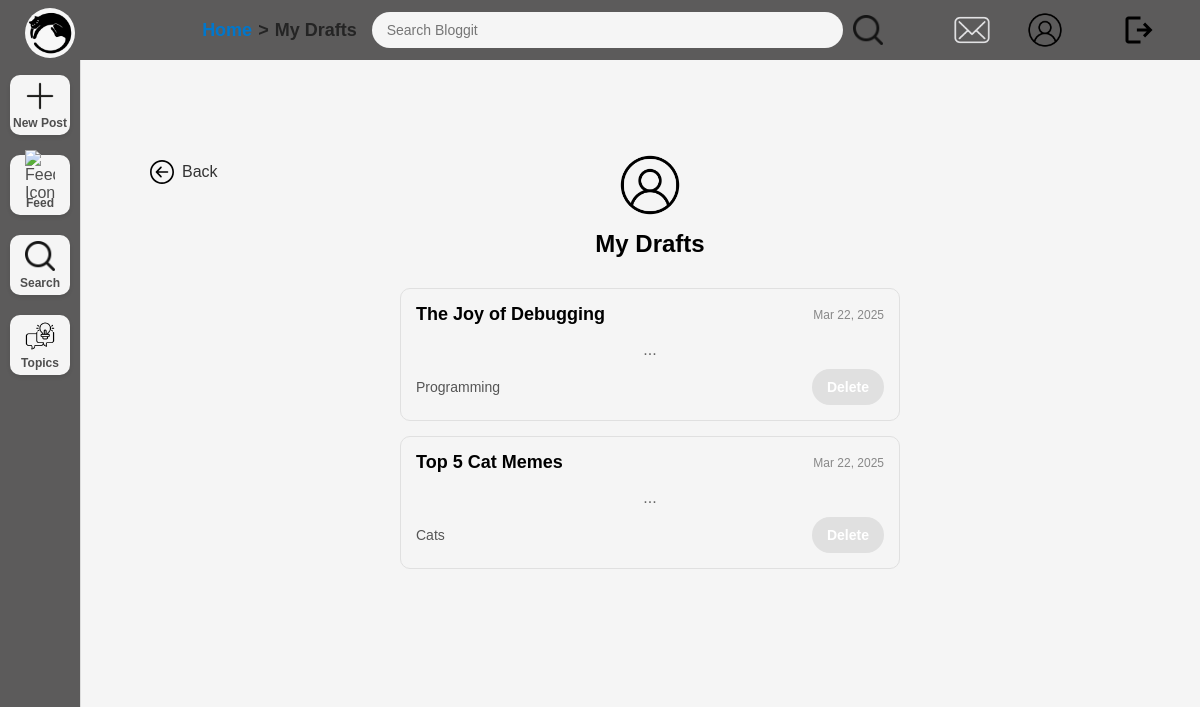
Screenshot of /pages/draft.php (signed in) with the database file from the repository.
### tables this page shows
CREATE TABLE `Users` (
    `user_id` INT NOT NULL AUTO_INCREMENT,
    `username` VARCHAR(50) NOT NULL,
    `first_name` VARCHAR(50) NOT NULL,
    `last_name` VARCHAR(50) NOT NULL,
    `email` VARCHAR(100) NOT NULL,
    `password` VARCHAR(255) NOT NULL,
    `pfp` VARCHAR(255) DEFAULT 'default-profile.png',
    `bio` TEXT,
    `role` ENUM('user', 'admin') DEFAULT 'user',
    `created_at` TIMESTAMP DEFAULT CURRENT_TIMESTAMP,
    PRIMARY KEY (`user_id`),
    UNIQUE KEY `username` (`username`),
    UNIQUE KEY `email` (`email`)
);

CREATE TABLE `Drafts` (
    `draft_id` INT NOT NULL AUTO_INCREMENT,
    `user_id` INT NOT NULL,
    `username` VARCHAR(255) NOT NULL,
    `title` VARCHAR(255) NOT NULL,
    `content` TEXT,
    `saved_content` TEXT,
    `image_path` VARCHAR(255),
    `topic_id` INT,
    `created_at` TIMESTAMP DEFAULT CURRENT_TIMESTAMP,
    `updated_at` TIMESTAMP DEFAULT CURRENT_TIMESTAMP ON UPDATE CURRENT_TIMESTAMP,
    PRIMARY KEY (`draft_id`),
    FOREIGN KEY (`user_id`) REFERENCES `users`(`user_id`) ON DELETE CASCADE,
    FOREIGN KEY (`topic_id`) REFERENCES `topics`(`topic_id`) ON DELETE SET NULL
);

CREATE TABLE `Topics` (
    `topic_id` INT NOT NULL AUTO_INCREMENT,
    `topic_name` VARCHAR(100) NOT NULL,
    `description` TEXT,
    `members` INT DEFAULT 0,
    `created_at` TIMESTAMP DEFAULT CURRENT_TIMESTAMP,
    `topic_img` VARCHAR(255) NOT NULL,
        PRIMARY KEY (`topic_id`),
        UNIQUE KEY `topic_name` (`topic_name`)
);

### pages/draft.php (the view, shortened to what this page needs)
<?php
require_once '../sql/db_connect.php';
$userId = $_SESSION['user_id'];
$stmt = $pdo->prepare("SELECT d.*, t.topic_name FROM Drafts d
                       LEFT JOIN Topics t ON d.topic_id = t.topic_id
                       WHERE d.user_id = ?
                       ORDER BY d.updated_at DESC");
$stmt->execute([$userId]);
$drafts = $stmt->fetchAll(PDO::FETCH_ASSOC);
include('header.php');
?>
<!DOCTYPE html>
<html lang="en">
<head>
    <link rel="stylesheet" href="../styles/main.css" />
    <link rel="stylesheet" href="../styles/newPost.css" />
    <link rel="stylesheet" href="../styles/drafts.css" />
</head>
<body>
    <div id="app">
        <main id="content">
            <div id="create-container">
                <div class="page-header">
                    <a href="new-post.php" class="back-button">
                        <img src="../assets/back-button.svg" alt="Back" />
                        <p>Back</p>
                    </a>
                    <img src="../assets/profile-icon.png" alt="Profile Image" class="profile-pic" />
                    <h2>My Drafts</h2>
                </div>
                <div class="drafts-container">
                    <?php if (empty($drafts)): ?>
                        <p class="no-drafts">Currently no drafts</p>
                    <?php else: ?>
                        <?php foreach ($drafts as $draft): ?>
                            <div class="draft-card" data-draft-id="<?= htmlspecialchars($draft['draft_id']) ?>"
                                 data-title="<?= htmlspecialchars($draft['title']) ?>"
                                 data-content="<?= htmlspecialchars($draft['content']) ?>"
                                 data-topic="<?= htmlspecialchars($draft['topic_name']) ?>">
                                <div class="draft-header">
                                    <h3><?= htmlspecialchars($draft['title']) ?></h3>
                                    <span class="draft-date"><?= date('M d, Y', strtotime($draft['updated_at'])) ?></span>
                                </div>
                                <p class="draft-preview"><?= htmlspecialchars(substr($draft['content'], 0, 100)) ?>...</p>
                                <div class="draft-footer">
                                    <span class="draft-topic"><?= htmlspecialchars($draft['topic_name']) ?></span>
                                    <button class="delete-draft" data-draft-id="<?= htmlspecialchars($draft['draft_id']) ?>">Delete</button>
                                </div>
                            </div>
                        <?php endforeach; ?>
                    <?php endif; ?>
                </div>
            </div>
        </main>
    </div>
</body>
</html>

### pages/header.php (shortened to what this page needs)
<?php
require_once '../sql/db_connect.php';
$pfpPath = '../assets/default-profile.png';
if (isset($_SESSION['user_id'])) {
    $userId = $_SESSION['user_id'];
    $stmt = $pdo->prepare("SELECT pfp FROM Users WHERE user_id = ?");
    $stmt->execute([$userId]);
    $user = $stmt->fetch(PDO::FETCH_ASSOC);
    if ($user && !empty($user['pfp'])) {
        $pfpPath = htmlspecialchars($user['pfp']);
    }
}
$isLoggedIn = isset($_SESSION['logged_in']) && $_SESSION['logged_in'] === true;
?>
<!DOCTYPE html>
<html lang="en">
<head>
    <link rel="stylesheet" href="../styles/header.css">
    <link rel="stylesheet" href="../styles/main.css">
</head>
<body>
    <div id="app">
        <div class="topnav">
            <div class="topnav-left">
                <a href="../pages/feed.php" class="site-button">
                    <img src="../assets/siteicon.png" alt="Site Logo" class="site-icon">
                </a>
            </div>
            <div class="topnav-center">
                <nav class="breadcrumbs-inline">
                    <?php
                    $breadcrumbs = [];
                    $uri = $_SERVER['REQUEST_URI'];
                    $path = parse_url($uri, PHP_URL_PATH);
                    $segments = explode('/', trim($path, '/'));
                    $currentPage = end($segments);
                    if ($currentPage === 'new-post.php') {
                        $breadcrumbs[] = ['label' => 'Create Post', 'link' => ''];
                    } elseif ($currentPage === 'topics.php') {
                        $breadcrumbs[] = ['label' => 'Topics', 'link' => ''];
                    } elseif ($currentPage === 'search.php') {
                        $breadcrumbs[] = ['label' => 'Search', 'link' => ''];
                    } elseif ($currentPage === 'feed.php') {
                        $breadcrumbs[] = ['label' => 'Home', 'link' => ''];
                    } elseif ($currentPage === 'profile.php') {
                        $breadcrumbs[] = ['label' => 'Profile', 'link' => ''];
                    }else {
                        $breadcrumbs[] = ['label' => 'Home', 'link' => '/cosc360-proj/pages/feed.php'];
                    }
                    if (in_array('post.php', $segments)) {
                        $breadcrumbs[] = ['label' => 'Post', 'link' => ''];
                    } elseif (in_array('draft.php', $segments)) {
                        $breadcrumbs[] = ['label' => 'My Drafts', 'link' => ''];
                    }
                    $last = count($breadcrumbs) - 1;
                    foreach ($breadcrumbs as $i => $crumb) {
                        if ($i !== $last) {
                            echo '<a href="' . $crumb['link'] . '">' . $crumb['label'] . '</a> &gt; ';
                        } else {
                            echo '<span>' . $crumb['label'] . '</span>';
                        }
                    }
                    ?>
                </nav>
                <form action="search.php" method="GET" class="header-search-form">
                    <input
                        type="text"
                        name="q"
                        class="search-bar"
                        placeholder="Search Bloggit"
                        value="<?= isset($_GET['q']) ? htmlspecialchars($_GET['q']) : '' ?>"
                    >
                    <button type="submit" class="search-icon-button">
                        <img src="../assets/search-icon.png" alt="Search">
                    </button>
                </form>
            </div>
            <div class="topnav-right">
                <?php if ($isLoggedIn): ?>
                    <div class="notification-wrapper">
                        <button id="notification-btn">
                            <img src="../assets/mail_icon.png" alt="Notifications" class="notification-icon">
                        </button>
                    </div>
                    <a href="../pages/profile.php" class="profile-icon-link">
                        <img src="<?= $pfpPath ?>" alt="Profile" class="user-icon">
                    </a>
                    <a href="logout.php" class="logout-icon-link">
                        <img src="../assets/logout-icon.svg" class="logout-icon" alt="Logout">
                    </a>
                <?php else: ?>
                    <a href="login.php" class="login-btn">Login</a>
                    <a href="register.php" class="register-btn">Register</a>
                <?php endif; ?>
            </div>
        </div>
        <aside class="navbar">
            <div class="navbar-links">
                <a href="../pages/new-post.php" class="nav-item <?php echo $currentPage === 'new-post' ? 'active' : ''; ?>">
                    <div class="nav-icon-container">
                        <img src="../assets/plus-icon.png" alt="New Post Icon" class="nav-icon">
                    </div>
                    <span class="nav-text">New Post</span>
                </a>
                <a href="../pages/feed.php" class="nav-item <?php echo $currentPage === 'feed' ? 'active' : ''; ?>">
                    <div class="nav-icon-container">
                        <img src="../assets/newspaper-icon.png" alt="Feed Icon" class="nav-icon">
                    </div>
                    <span class="nav-text">Feed</span>
                </a>
                <a href="../pages/search.php" class="nav-item <?php echo $currentPage === 'search' ? 'active' : ''; ?>">
                    <div class="nav-icon-container">
                        <img src="../assets/search-icon.png" alt="Search Icon" class="nav-icon">
                    </div>
                    <span class="nav-text">Search</span>
                </a>
                <a href="../pages/topics.php" class="nav-item <?php echo $currentPage === 'topics' ? 'active' : ''; ?>">
                    <div class="nav-icon-container">
                        <img src="../assets/topic-icon.png" alt="Topic Icon" class="nav-icon">
                    </div>
                    <span class="nav-text">Topics</span>
                </a>
            </div>
        </aside>
    </div>
    <main id="content"></main>
</body>

### styles/header.css (style rules this page uses)
.topnav { position: fixed; top: 0; left: 0; width: 100%; height: 60px; background-color: #eaeaea; display: flex; align-items: center; justify-content: space-between; padding: 0 20px; z-index: 10; box-sizing: border-box; border-width: 1px; }
.topnav-center { flex-grow: 1; display: flex; align-items: center; justify-content: center; gap: 15px; }
.topnav-left { display: flex; align-items: center; justify-content: center; height: 60px; width: 60px; }
.topnav-right { display: flex; align-items: center; justify-content: center; gap: 10px; }
.topnav-right a, .topnav-right button, .topnav-right img { vertical-align: middle; }
.topnav-right a { color: black; text-decoration: none; font-size: 16px; font-weight: bold; padding: 10px 15px; margin: 0 8px; border-radius: 5px; transition: background-color 0.3s ease, color 0.3s ease; }
.notification-wrapper { position: relative; display: inline-block; }
.notification-icon { width: 40px; height: 40px; cursor: pointer; filter: invert(100%); }
#notification-btn { background-color: transparent; border: none; padding: 0; margin: 0; cursor: pointer; }
.site-icon { width: 60px; height: 60px; border-radius: 50%; cursor: pointer; margin-top: 5px; }
.search-bar { flex-grow: 1; max-width: 50%; padding: 10px 30px 10px 15px; border: none; border-radius: 20px; background-color: #F5F5F5; font-size: 14px; color: #333; outline: none; box-sizing: border-box; background-position: center right 15px; background-repeat: no-repeat; background-size: 20px 20px; }
.search-icon-button img { width: 10px; height: 10px; object-fit: contain; }
.search-icon-button { background: none; border: none; padding: 0; margin-left: 10px; cursor: pointer; display: flex; align-items: center; justify-content: center; }
.user-icon { width: 40px; height: 40px; border-radius: 50%; cursor: pointer; }
.navbar { width: 100px; height: calc(100vh - 60px); position: fixed; left: 0; top: 60px; background-color: #eaeaea; display: flex; flex-direction: column; align-items: center; padding-top: 15px; z-index: 9; border-right: 1px solid #ddd; }
.nav-item { display: flex; flex-direction: column; align-items: center; justify-content: center; background-color: #e1e1e1; color: #4e4e4e; text-decoration: none; border-radius: 10px; width: 60px; height: 60px; margin-bottom: 20px; transition: background-color 0.3s, color 0.3s; box-shadow: 0 2px 4px rgba(0, 0, 0, 0.1); }
.nav-icon-container { display: flex; align-items: center; justify-content: center; height: 30px; width: 30px; margin-bottom: 5px; }
.nav-icon { width: 100%; height: auto; }
.nav-text { font-size: 12px; font-weight: bold; text-align: center; }
.breadcrumbs-inline { display: flex; align-items: center; gap: 6px; font-size: 18px; font-weight: bold; color: #242424; margin-left: 65px; }
.breadcrumbs-inline a { color: #0077cc; text-decoration: none; font-weight: bold; }
.breadcrumbs-inline span { color: #242424; font-weight: bold; }

### styles/newPost.css (style rules this page uses)
#create-container .profile-pic { width: 70px; height: 70px; border-radius: 50%; display: block; margin: 0 auto; }
#content { display: flex; }
#create-container { width: 500px; display: flex; flex-direction: column; align-items: center; justify-content: center; padding: 10px; text-align: center; }
#create-container > * { width: 100%; }
#create-container h2 { margin: 10px 0; font-size: 24px; text-align: center; }
#create-container button { padding: 10px 15px; border: none; border-radius: 20px; cursor: pointer; font-size: 14px; font-weight: bold; background-color: #E0E0E0; }

### rows the page displays
users: pfp (picture)
drafts: title "The Joy of Debugging", updated_at "Mar 22, 2025", topic.topic_name "Programming"
drafts: title "Top 5 Cat Memes", updated_at "Mar 22, 2025", topic.topic_name "Cats"

### other values shown
$crumb['label'] "My Drafts"
